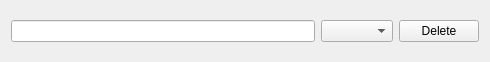
<?xml version="1.0" encoding="UTF-8"?>
<ui version="4.0">
 <class>people_cell</class>
 <widget class="QWidget" name="people_cell">
  <property name="geometry">
   <rect>
    <x>0</x>
    <y>0</y>
    <width>490</width>
    <height>62</height>
   </rect>
  </property>
  <property name="windowTitle">
   <string>Form</string>
  </property>
  <layout class="QHBoxLayout" name="horizontalLayout_2">
   <item>
    <layout class="QHBoxLayout" name="horizontalLayout">
     <item>
      <widget class="QLineEdit" name="person_name"/>
     </item>
     <item>
      <widget class="QComboBox" name="person_type"/>
     </item>
     <item>
      <widget class="QPushButton" name="delete_person_button">
       <property name="text">
        <string>Delete</string>
       </property>
      </widget>
     </item>
    </layout>
   </item>
  </layout>
 </widget>
 <resources/>
 <connections/>
</ui>
